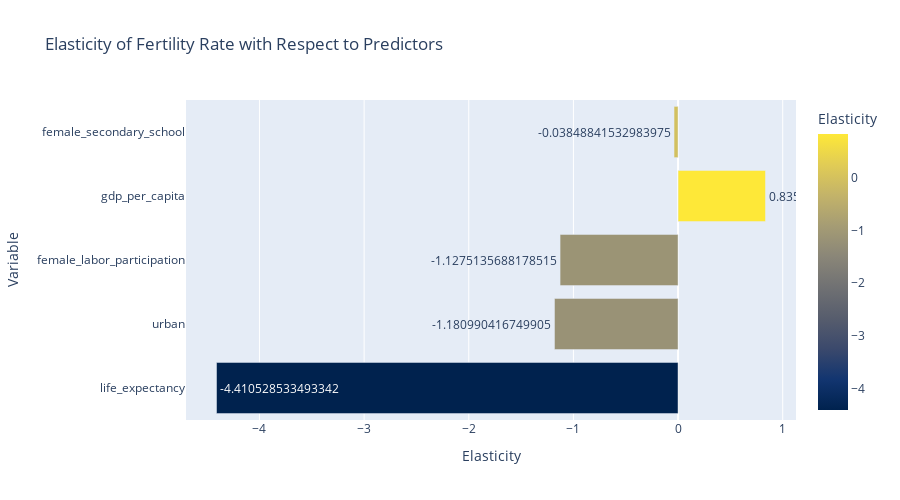

The notebook cell saved with this chart:
### Code cell
# Elasticity Ranking
elasticity_df = pd.DataFrame({
    'Variable': list(elasticity.keys()),
    'Elasticity': list(elasticity.values())
})
fig = px.bar(elasticity_df, x='Elasticity', y='Variable', orientation='h',
             title='Elasticity of Fertility Rate with Respect to Predictors',
             text='Elasticity', color='Elasticity', color_continuous_scale='Cividis')
fig.show()

### Figure 1 — Plotly figure (JSON) as saved in the notebook; plotly's stock layout.template omitted (floating-point values rounded to 4 significant figures)
{"data": [{"hovertemplate": "Elasticity=%{marker.color}<br>Variable=%{y}<extra></extra>", "legendgroup": "", "marker": {"color": [-4.411, -1.181, -1.128, 0.8355, -0.03849], "coloraxis": "coloraxis", "pattern": {"shape": ""}}, "name": "", "orientation": "h", "showlegend": false, "text": [-4.411, -1.181, -1.128, 0.8355, -0.03849], "textposition": "auto", "type": "bar", "x": [-4.411, -1.181, -1.128, 0.8355, -0.03849], "xaxis": "x", "y": ["life_expectancy", "urban", "female_labor_participation", "gdp_per_capita", "female_secondary_school"], "yaxis": "y"}], "layout": {"barmode": "relative", "coloraxis": {"colorbar": {"title": {"text": "Elasticity"}}, "colorscale": [[0, "#00224e"], [0.1111, "#123570"], [0.2222, "#3b496c"], [0.3333, "#575d6d"], [0.4444, "#707173"], [0.5556, "#8a8678"], [0.6667, "#a59c74"], [0.7778, "#c3b369"], [0.8889, "#e1cc55"], [1, "#fee838"]]}, "height": 500, "legend": {"tracegroupgap": 0}, "title": {"text": "Elasticity of Fertility Rate with Respect to Predictors"}, "width": 900, "xaxis": {"anchor": "y", "domain": [0, 1], "title": {"text": "Elasticity"}}, "yaxis": {"anchor": "x", "domain": [0, 1], "title": {"text": "Variable"}}}}
